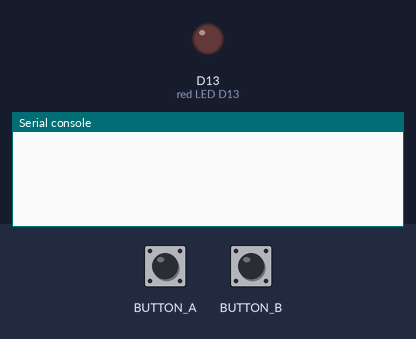
Bench run of a program on a simulated Circuit Playground running CircuitPython. On the bench: output pins drawn as LEDs (lit = HIGH), the last lines printed to the serial console. The test bench sets the inputs (shaded band). Pins used as bus, display or sensor lines are not drawn.

Above: at 1.2 s.
1.3 s: button A pressed for 0.15 s
At 2.3 s:
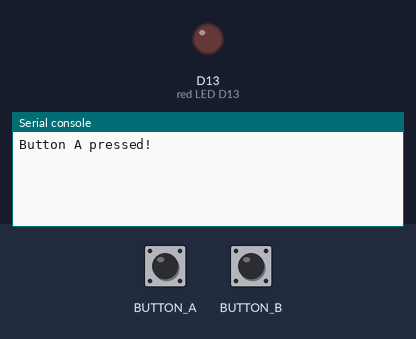
2.9 s: button B pressed for 0.15 s
At 3.5 s:
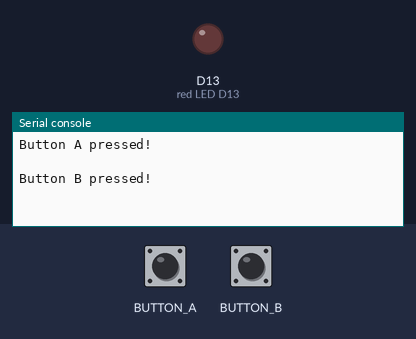

The program:

cpx_ir_transmit.py
```python
"""THIS EXAMPLE REQUIRES A SEPARATE LIBRARY BE LOADED ONTO YOUR CIRCUITPY DRIVE.
This example requires the adafruit_irremote.mpy library.

This example uses the IR transmitter found near the center of the board. Works with another CPX
running the cpx_ir_receive.py example. Press the buttons to light up the NeoPixels on the RECEIVING
CPX!"""
import time
import pulseio
import pwmio
import board
import adafruit_irremote
from adafruit_circuitplayground.express import cpx

# Create a 'pwmio' output, to send infrared signals from the IR transmitter
pwm = pwmio.PWMOut(board.IR_TX, frequency=38000, duty_cycle=2 ** 15)
pulseout = pulseio.PulseOut(pwm)
# Create an encoder that will take numbers and turn them into NEC IR pulses
encoder = adafruit_irremote.GenericTransmit(header=[9500, 4500], one=[550, 550],
                                            zero=[550, 1700], trail=0)

while True:
    if cpx.button_a:
        print("Button A pressed! \n")
        cpx.red_led = True
        encoder.transmit(pulseout, [66, 84, 78, 65])
        cpx.red_led = False
        # wait so the receiver can get the full message
        time.sleep(0.2)
    if cpx.button_b:
        print("Button B pressed! \n")
        cpx.red_led = True
        encoder.transmit(pulseout, [66, 84, 78, 64])
        cpx.red_led = False
        time.sleep(0.2)
```

Measured:
- after the input at 1.3 s, the serial console: prints a new line at once (image 1)
- after the input at 2.9 s, the serial console: prints a new line at once (image 2)
